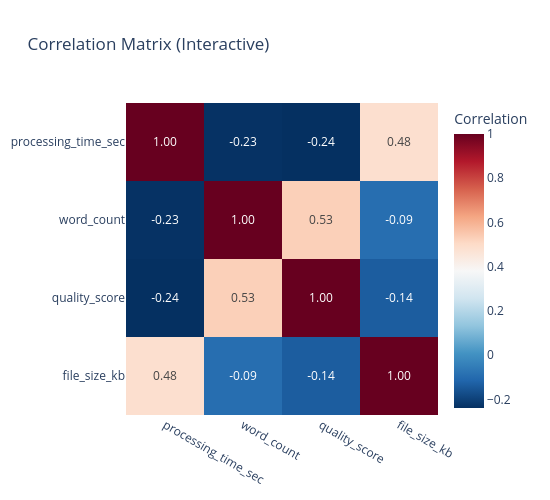

Here is the notebook cell this chart was saved with:
### Markdown cell above
### 5.4 Heatmap with Plotly

### Code cell
fig = px.imshow(corr_matrix, text_auto='.2f',
                color_continuous_scale='RdBu_r',
                title='Correlation Matrix (Interactive)',
                labels=dict(color='Correlation'))

fig.update_layout(width=550, height=500)
fig.show()

### Figure 1 — Plotly figure (JSON) as saved in the notebook; plotly's stock layout.template omitted (floating-point values rounded to 4 significant figures)
{"data": [{"coloraxis": "coloraxis", "hovertemplate": "x: %{x}<br>y: %{y}<br>Correlation: %{z}<extra></extra>", "name": "0", "texttemplate": "%{z:.2f}", "type": "heatmap", "x": ["processing_time_sec", "word_count", "quality_score", "file_size_kb"], "xaxis": "x", "y": ["processing_time_sec", "word_count", "quality_score", "file_size_kb"], "yaxis": "y", "z": [[1.0, -0.2338, -0.2388, 0.4846], [-0.2338, 1.0, 0.5301, -0.09182], [-0.2388, 0.5301, 1.0, -0.1358], [0.4846, -0.09182, -0.1358, 1.0]]}], "layout": {"coloraxis": {"colorbar": {"title": {"text": "Correlation"}}, "colorscale": [[0, "rgb(5,48,97)"], [0.1, "rgb(33,102,172)"], [0.2, "rgb(67,147,195)"], [0.3, "rgb(146,197,222)"], [0.4, "rgb(209,229,240)"], [0.5, "rgb(247,247,247)"], [0.6, "rgb(253,219,199)"], [0.7, "rgb(244,165,130)"], [0.8, "rgb(214,96,77)"], [0.9, "rgb(178,24,43)"], [1, "rgb(103,0,31)"]]}, "height": 500, "title": {"text": "Correlation Matrix (Interactive)"}, "width": 550, "xaxis": {"anchor": "y", "constrain": "domain", "domain": [0, 1], "scaleanchor": "y"}, "yaxis": {"anchor": "x", "autorange": "reversed", "constrain": "domain", "domain": [0, 1]}}}
